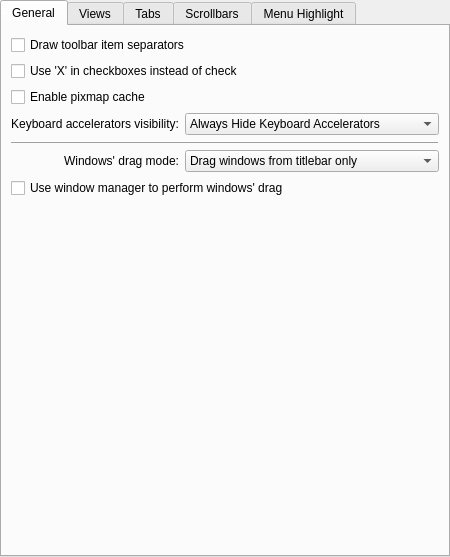
<?xml version="1.0" encoding="UTF-8"?>
<ui version="4.0">
 <class>OxygenStyleConfig</class>
 <widget class="QWidget" name="OxygenStyleConfig">
  <property name="geometry">
   <rect>
    <x>0</x>
    <y>0</y>
    <width>450</width>
    <height>557</height>
   </rect>
  </property>
  <property name="sizePolicy">
   <sizepolicy hsizetype="Preferred" vsizetype="Preferred">
    <horstretch>0</horstretch>
    <verstretch>0</verstretch>
   </sizepolicy>
  </property>
  <property name="minimumSize">
   <size>
    <width>450</width>
    <height>200</height>
   </size>
  </property>
  <property name="windowTitle">
   <string>Dialog</string>
  </property>
  <layout class="QVBoxLayout" name="verticalLayout">
   <property name="margin">
    <number>0</number>
   </property>
   <item>
    <widget class="KTabWidget" name="tabWidget">
     <property name="sizePolicy">
      <sizepolicy hsizetype="Expanding" vsizetype="Expanding">
       <horstretch>0</horstretch>
       <verstretch>0</verstretch>
      </sizepolicy>
     </property>
     <property name="currentIndex">
      <number>0</number>
     </property>
     <widget class="QWidget" name="tab_1">
      <attribute name="title">
       <string>General</string>
      </attribute>
      <layout class="QVBoxLayout" name="verticalLayout_3">
       <item>
        <widget class="QCheckBox" name="_toolBarDrawItemSeparator">
         <property name="text">
          <string>Draw toolbar item separators</string>
         </property>
        </widget>
       </item>
       <item>
        <widget class="QCheckBox" name="_checkDrawX">
         <property name="text">
          <string>Use 'X' in checkboxes instead of check</string>
         </property>
        </widget>
       </item>
       <item>
        <widget class="QCheckBox" name="_cacheEnabled">
         <property name="text">
          <string>Enable pixmap cache</string>
         </property>
        </widget>
       </item>
       <item>
        <layout class="QGridLayout" name="gridLayout_6">
         <item row="3" column="0">
          <widget class="QLabel" name="label_3">
           <property name="sizePolicy">
            <sizepolicy hsizetype="Preferred" vsizetype="Preferred">
             <horstretch>0</horstretch>
             <verstretch>0</verstretch>
            </sizepolicy>
           </property>
           <property name="text">
            <string>Windows' drag mode:</string>
           </property>
           <property name="alignment">
            <set>Qt::AlignRight|Qt::AlignTrailing|Qt::AlignVCenter</set>
           </property>
           <property name="buddy">
            <cstring>_windowDragMode</cstring>
           </property>
          </widget>
         </item>
         <item row="3" column="1">
          <widget class="KComboBox" name="_windowDragMode">
           <item>
            <property name="text">
             <string>Drag windows from titlebar only</string>
            </property>
           </item>
           <item>
            <property name="text">
             <string>Drag windows from titlebar, menubar and toolbars</string>
            </property>
           </item>
           <item>
            <property name="text">
             <string>Drag windows from all empty areas</string>
            </property>
           </item>
          </widget>
         </item>
         <item row="0" column="0">
          <widget class="QLabel" name="_mnemonicsLabel">
           <property name="text">
            <string>Keyboard accelerators visibility:</string>
           </property>
           <property name="alignment">
            <set>Qt::AlignRight|Qt::AlignTrailing|Qt::AlignVCenter</set>
           </property>
          </widget>
         </item>
         <item row="2" column="0" colspan="2">
          <widget class="QFrame" name="frame">
           <property name="frameShape">
            <enum>QFrame::HLine</enum>
           </property>
           <property name="frameShadow">
            <enum>QFrame::Raised</enum>
           </property>
          </widget>
         </item>
         <item row="0" column="1">
          <widget class="KComboBox" name="_mnemonicsMode">
           <item>
            <property name="text">
             <string>Always Hide Keyboard Accelerators</string>
            </property>
           </item>
           <item>
            <property name="text">
             <string>Show Keyboard Accelerators When Needed</string>
            </property>
           </item>
           <item>
            <property name="text">
             <string>Always Show Keyboard Accelerators</string>
            </property>
           </item>
          </widget>
         </item>
        </layout>
       </item>
       <item>
        <widget class="QCheckBox" name="_useWMMoveResize">
         <property name="text">
          <string>Use window manager to perform windows' drag</string>
         </property>
        </widget>
       </item>
       <item>
        <spacer name="verticalSpacer_4">
         <property name="orientation">
          <enum>Qt::Vertical</enum>
         </property>
         <property name="sizeHint" stdset="0">
          <size>
           <width>20</width>
           <height>40</height>
          </size>
         </property>
        </spacer>
       </item>
      </layout>
     </widget>
     <widget class="QWidget" name="tab_2">
      <attribute name="title">
       <string>Views</string>
      </attribute>
      <layout class="QGridLayout" name="gridLayout_5">
       <item row="0" column="0" colspan="2">
        <widget class="QCheckBox" name="_viewDrawFocusIndicator">
         <property name="text">
          <string>Draw focus indicator</string>
         </property>
        </widget>
       </item>
       <item row="1" column="0" colspan="2">
        <widget class="QCheckBox" name="_viewDrawTreeBranchLines">
         <property name="text">
          <string>Draw tree branch lines</string>
         </property>
        </widget>
       </item>
       <item row="2" column="0" colspan="2">
        <widget class="QCheckBox" name="_viewDrawTriangularExpander">
         <property name="text">
          <string>Use triangle tree expander instead of +/-</string>
         </property>
        </widget>
       </item>
       <item row="3" column="0">
        <spacer name="horizontalSpacer_5">
         <property name="orientation">
          <enum>Qt::Horizontal</enum>
         </property>
         <property name="sizeType">
          <enum>QSizePolicy::Fixed</enum>
         </property>
         <property name="sizeHint" stdset="0">
          <size>
           <width>25</width>
           <height>20</height>
          </size>
         </property>
        </spacer>
       </item>
       <item row="3" column="1">
        <widget class="QWidget" name="_viewsExpertWidget" native="true">
         <layout class="QHBoxLayout" name="horizontalLayout">
          <property name="margin">
           <number>0</number>
          </property>
          <item>
           <widget class="QLabel" name="label_4">
            <property name="text">
             <string>Triangle size:</string>
            </property>
            <property name="buddy">
             <cstring>_viewTriangularExpanderSize</cstring>
            </property>
           </widget>
          </item>
          <item>
           <widget class="KComboBox" name="_viewTriangularExpanderSize">
            <item>
             <property name="text">
              <string comment="triangle size">Tiny</string>
             </property>
            </item>
            <item>
             <property name="text">
              <string comment="triangle size">Small</string>
             </property>
            </item>
            <item>
             <property name="text">
              <string comment="triangle size">Normal</string>
             </property>
            </item>
           </widget>
          </item>
          <item>
           <spacer name="horizontalSpacer_3">
            <property name="orientation">
             <enum>Qt::Horizontal</enum>
            </property>
            <property name="sizeHint" stdset="0">
             <size>
              <width>40</width>
              <height>20</height>
             </size>
            </property>
           </spacer>
          </item>
         </layout>
        </widget>
       </item>
       <item row="4" column="0" colspan="2">
        <spacer name="verticalSpacer_3">
         <property name="orientation">
          <enum>Qt::Vertical</enum>
         </property>
         <property name="sizeHint" stdset="0">
          <size>
           <width>259</width>
           <height>70</height>
          </size>
         </property>
        </spacer>
       </item>
      </layout>
     </widget>
     <widget class="QWidget" name="tab_3">
      <attribute name="title">
       <string>Tabs</string>
      </attribute>
      <layout class="QGridLayout" name="gridLayout_2">
       <item row="3" column="0">
        <spacer name="verticalSpacer_2">
         <property name="orientation">
          <enum>Qt::Vertical</enum>
         </property>
         <property name="sizeHint" stdset="0">
          <size>
           <width>20</width>
           <height>40</height>
          </size>
         </property>
        </spacer>
       </item>
       <item row="1" column="0">
        <widget class="QRadioButton" name="_tabStyleSingle">
         <property name="text">
          <string comment="Renders each inactive tab in a tabbar as separate darker slab">Single</string>
         </property>
        </widget>
       </item>
       <item row="2" column="0">
        <widget class="QRadioButton" name="_tabStylePlain">
         <property name="text">
          <string comment="Renders inactive tabs in a tabbar as a unique darker slab">Plain</string>
         </property>
        </widget>
       </item>
       <item row="0" column="0">
        <widget class="QLabel" name="label_2">
         <property name="text">
          <string>Inactive tabs style:</string>
         </property>
        </widget>
       </item>
      </layout>
     </widget>
     <widget class="QWidget" name="tab_4">
      <attribute name="title">
       <string>Scrollbars</string>
      </attribute>
      <layout class="QVBoxLayout" name="verticalLayout_2">
       <item>
        <layout class="QHBoxLayout" name="horizontalLayout_3">
         <item>
          <widget class="QLabel" name="label">
           <property name="text">
            <string>Scrollbar width:</string>
           </property>
           <property name="alignment">
            <set>Qt::AlignRight|Qt::AlignTrailing|Qt::AlignVCenter</set>
           </property>
           <property name="buddy">
            <cstring>_scrollBarWidthSlider</cstring>
           </property>
          </widget>
         </item>
         <item>
          <widget class="QSlider" name="_scrollBarWidthSlider">
           <property name="minimum">
            <number>10</number>
           </property>
           <property name="maximum">
            <number>30</number>
           </property>
           <property name="pageStep">
            <number>5</number>
           </property>
           <property name="orientation">
            <enum>Qt::Horizontal</enum>
           </property>
           <property name="tickPosition">
            <enum>QSlider::TicksBelow</enum>
           </property>
           <property name="tickInterval">
            <number>5</number>
           </property>
          </widget>
         </item>
         <item>
          <widget class="KIntSpinBox" name="_scrollBarWidth">
           <property name="alignment">
            <set>Qt::AlignRight|Qt::AlignTrailing|Qt::AlignVCenter</set>
           </property>
           <property name="suffix">
            <string>px</string>
           </property>
           <property name="minimum">
            <number>10</number>
           </property>
           <property name="maximum">
            <number>30</number>
           </property>
          </widget>
         </item>
         <item>
          <spacer name="horizontalSpacer_2">
           <property name="orientation">
            <enum>Qt::Horizontal</enum>
           </property>
           <property name="sizeHint" stdset="0">
            <size>
             <width>40</width>
             <height>20</height>
            </size>
           </property>
          </spacer>
         </item>
        </layout>
       </item>
       <item>
        <layout class="QGridLayout" name="gridLayout_4">
         <item row="0" column="0">
          <widget class="QLabel" name="label_5">
           <property name="text">
            <string>Top arrow button type:</string>
           </property>
           <property name="alignment">
            <set>Qt::AlignRight|Qt::AlignTrailing|Qt::AlignVCenter</set>
           </property>
          </widget>
         </item>
         <item row="1" column="0">
          <widget class="QLabel" name="label_6">
           <property name="text">
            <string>Bottom arrow button type:</string>
           </property>
           <property name="alignment">
            <set>Qt::AlignRight|Qt::AlignTrailing|Qt::AlignVCenter</set>
           </property>
          </widget>
         </item>
         <item row="0" column="1">
          <widget class="KComboBox" name="_scrollBarSubLineButtons">
           <item>
            <property name="text">
             <string>No buttons</string>
            </property>
           </item>
           <item>
            <property name="text">
             <string>One button</string>
            </property>
           </item>
           <item>
            <property name="text">
             <string>Two buttons</string>
            </property>
           </item>
          </widget>
         </item>
         <item row="0" column="2">
          <spacer name="horizontalSpacer">
           <property name="orientation">
            <enum>Qt::Horizontal</enum>
           </property>
           <property name="sizeHint" stdset="0">
            <size>
             <width>40</width>
             <height>20</height>
            </size>
           </property>
          </spacer>
         </item>
         <item row="1" column="1">
          <widget class="KComboBox" name="_scrollBarAddLineButtons">
           <item>
            <property name="text">
             <string>No button</string>
            </property>
           </item>
           <item>
            <property name="text">
             <string>One button</string>
            </property>
           </item>
           <item>
            <property name="text">
             <string>Two buttons</string>
            </property>
           </item>
          </widget>
         </item>
        </layout>
       </item>
       <item>
        <spacer name="verticalSpacer">
         <property name="orientation">
          <enum>Qt::Vertical</enum>
         </property>
         <property name="sizeHint" stdset="0">
          <size>
           <width>20</width>
           <height>40</height>
          </size>
         </property>
        </spacer>
       </item>
      </layout>
     </widget>
     <widget class="QWidget" name="tab_5">
      <attribute name="title">
       <string>Menu Highlight</string>
      </attribute>
      <layout class="QGridLayout" name="gridLayout_3">
       <item row="0" column="0">
        <widget class="QRadioButton" name="_menuHighlightDark">
         <property name="text">
          <string>Use dark color</string>
         </property>
        </widget>
       </item>
       <item row="1" column="0">
        <widget class="QRadioButton" name="_menuHighlightStrong">
         <property name="text">
          <string>Use selection color (plain)</string>
         </property>
        </widget>
       </item>
       <item row="2" column="0">
        <widget class="QRadioButton" name="_menuHighlightSubtle">
         <property name="text">
          <string>Use selection color (subtle)</string>
         </property>
        </widget>
       </item>
       <item row="3" column="0">
        <spacer name="verticalSpacer_5">
         <property name="orientation">
          <enum>Qt::Vertical</enum>
         </property>
         <property name="sizeHint" stdset="0">
          <size>
           <width>20</width>
           <height>40</height>
          </size>
         </property>
        </spacer>
       </item>
      </layout>
     </widget>
    </widget>
   </item>
  </layout>
 </widget>
 <customwidgets>
  <customwidget>
   <class>KComboBox</class>
   <extends>QComboBox</extends>
   <header>kcombobox.h</header>
  </customwidget>
  <customwidget>
   <class>KIntSpinBox</class>
   <extends>QSpinBox</extends>
   <header>knuminput.h</header>
  </customwidget>
  <customwidget>
   <class>KTabWidget</class>
   <extends>QTabWidget</extends>
   <header>ktabwidget.h</header>
   <container>1</container>
  </customwidget>
 </customwidgets>
 <tabstops>
  <tabstop>tabWidget</tabstop>
  <tabstop>_toolBarDrawItemSeparator</tabstop>
  <tabstop>_checkDrawX</tabstop>
  <tabstop>_cacheEnabled</tabstop>
  <tabstop>_mnemonicsMode</tabstop>
  <tabstop>_windowDragMode</tabstop>
  <tabstop>_useWMMoveResize</tabstop>
  <tabstop>_viewDrawFocusIndicator</tabstop>
  <tabstop>_viewDrawTreeBranchLines</tabstop>
  <tabstop>_viewDrawTriangularExpander</tabstop>
  <tabstop>_viewTriangularExpanderSize</tabstop>
  <tabstop>_tabStyleSingle</tabstop>
  <tabstop>_tabStylePlain</tabstop>
  <tabstop>_scrollBarWidthSlider</tabstop>
  <tabstop>_scrollBarWidth</tabstop>
  <tabstop>_scrollBarSubLineButtons</tabstop>
  <tabstop>_scrollBarAddLineButtons</tabstop>
  <tabstop>_menuHighlightDark</tabstop>
  <tabstop>_menuHighlightStrong</tabstop>
  <tabstop>_menuHighlightSubtle</tabstop>
 </tabstops>
 <connections>
  <connection>
   <sender>_scrollBarWidth</sender>
   <signal>valueChanged(int)</signal>
   <receiver>_scrollBarWidthSlider</receiver>
   <slot>setValue(int)</slot>
   <hints>
    <hint type="sourcelabel">
     <x>107</x>
     <y>55</y>
    </hint>
    <hint type="destinationlabel">
     <x>107</x>
     <y>55</y>
    </hint>
   </hints>
  </connection>
  <connection>
   <sender>_scrollBarWidthSlider</sender>
   <signal>valueChanged(int)</signal>
   <receiver>_scrollBarWidth</receiver>
   <slot>setValue(int)</slot>
   <hints>
    <hint type="sourcelabel">
     <x>107</x>
     <y>55</y>
    </hint>
    <hint type="destinationlabel">
     <x>107</x>
     <y>55</y>
    </hint>
   </hints>
  </connection>
  <connection>
   <sender>_viewDrawTriangularExpander</sender>
   <signal>toggled(bool)</signal>
   <receiver>label_4</receiver>
   <slot>setEnabled(bool)</slot>
   <hints>
    <hint type="sourcelabel">
     <x>59</x>
     <y>93</y>
    </hint>
    <hint type="destinationlabel">
     <x>59</x>
     <y>112</y>
    </hint>
   </hints>
  </connection>
  <connection>
   <sender>_viewDrawTriangularExpander</sender>
   <signal>toggled(bool)</signal>
   <receiver>_viewTriangularExpanderSize</receiver>
   <slot>setEnabled(bool)</slot>
   <hints>
    <hint type="sourcelabel">
     <x>144</x>
     <y>88</y>
    </hint>
    <hint type="destinationlabel">
     <x>144</x>
     <y>104</y>
    </hint>
   </hints>
  </connection>
 </connections>
</ui>
